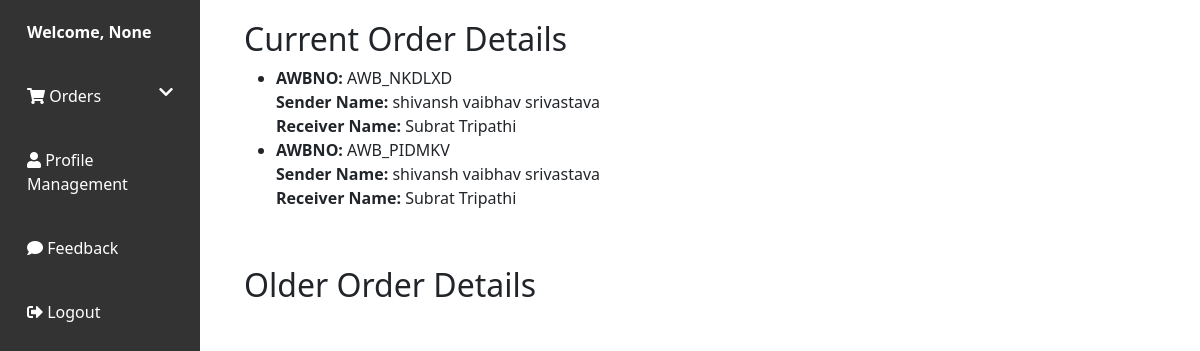
Before: /userManagement/user_dashboard/ (signed in) with the older database file.
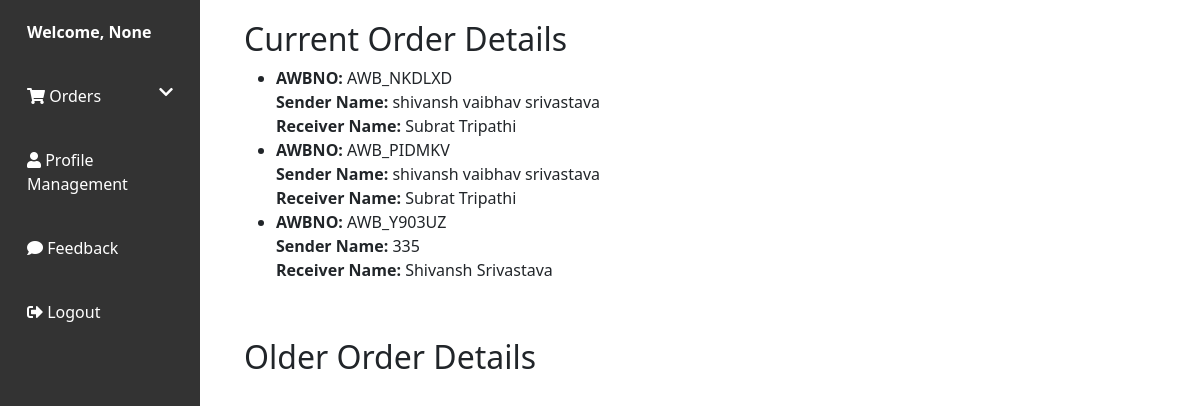
After: the same page with the newer database file.
### BranchesInfo/models.py (models this page shows, shortened)
class Data_Records(models.Model):
    AWBNO = models.CharField(max_length=10, primary_key=True)
    Sender_Name = models.CharField(max_length=100, null=True)
    Sender_Address = models.CharField(max_length=100, null=True)
    Sender_Contact_No = models.CharField(max_length=15, null=True)
    Sender_City = models.CharField(max_length=30, null=True)
    sender_state = models.CharField(max_length=30, null=True)
    Receiver_Name = models.CharField(max_length=100, null=False)
    Receiver_Address = models.CharField(max_length=100, null=True)
    Receiver_Contact_No = models.CharField(max_length=15, null=True)
    Receiver_City = models.CharField(max_length=30, null=True)
    receiver_state = models.CharField(max_length=30, null=True)
    Book_date = models.DateTimeField(null=False)
    Weight = models.CharField(max_length=10, null=True)
    Price = models.CharField(max_length=10, null=True)
    POD_Flag = models.CharField(max_length=20, null=True)
    Print_Flag = models.CharField(max_length=20, null=True)
    Pin_Number = models.CharField(max_length=10, null=True)
    State = models.CharField(max_length=30, null=True)
    Country = models.CharField(max_length=30, null=True)
    Sender_Branch_CD = models.IntegerField(null=True)
    Receiver_Branch_CD  = models.IntegerField(null=True)
    Type = models.CharField(max_length=50, null=True)
    Client_Id = models.ForeignKey(Client, on_delete=models.CASCADE, related_name='client_orders', null=True)
    Alert_Flag = models.CharField(max_length=20, null=True)
    order_type = models.CharField(max_length=30, null=True)

### userManagement/views.py (the view)
# urls.py: path('user_dashboard/', views.user_dashboard, name='user_dashboard'),
@cache_control(no_cache=True, must_revalidate=True, no_store=True)
def user_dashboard(request):
    username = request.GET.get('username')
    try:
        session_id = request.session.get('Client_Id')
        if session_id is not None:
            print("Session ID of the user :", session_id)
            user_orders = Data_Records.objects.filter(Client_Id=session_id)
            return render(request, 'user_dashboard.html', {'user_orders': user_orders, 'username': username})
    except KeyError:
        print("Session key not found")
    return redirect('user_login_form')

### userManagement/templates/user_dashboard.html (shortened to what this page needs)
<!DOCTYPE html>
<html lang="en">
    {% load static %}
<head>
    <link href="https://cdnjs.cloudflare.com/ajax/libs/bootstrap/5.3.0/css/bootstrap.min.css" rel="stylesheet">
</head>
<body>
    <div class="container-fluid">
        <div class="row">
            <nav class="col-md-3 col-lg-2 d-md-block sidebar">
                <div class="user-info">
                    Welcome, {{ username }}
                </div>
                <a href="#" class="toggle-dropdown"><i class="fas fa-shopping-cart"></i> Orders <i class="fas fa-chevron-down float-end"></i></a>
                <a href="#"><i class="fas fa-user"></i> Profile Management</a>
                <a href="#"><i class="fas fa-comment"></i> Feedback</a>
                <a href="{% url 'userManagement:user_login_form' %}" class="logout"><i class="fas fa-sign-out-alt"></i> Logout</a>
            </nav>
            <main class="col-md-9 ms-sm-auto col-lg-10 px-md-4">
                <div class="order-details">
                    <h2>Current Order Details</h2>
                    <ul>
                        {% for order in user_orders %}
                            <li>
                                <strong>AWBNO:</strong> {{ order.AWBNO }}<br>
                                <strong>Sender Name:</strong> {{ order.Sender_Name }}<br>
                                <strong>Receiver Name:</strong> {{ order.Receiver_Name }}<br>
                            </li>
                        {% empty %}
                            <li>No current orders found.</li>
                        {% endfor %}
                    </ul>
                </div>
                <div class="order-details">
                    <h2>Older Order Details</h2>
                </div>
            </main>
        </div>
    </div>
    <link href="https://cdnjs.cloudflare.com/ajax/libs/font-awesome/5.15.4/css/all.min.css" rel="stylesheet">
</body>
</html>

Changed rows visible on the page:
added Data_Records: AWBNO "AWB_Y903UZ", Sender_Name "335", Receiver_Name "Shivansh Srivastava"
